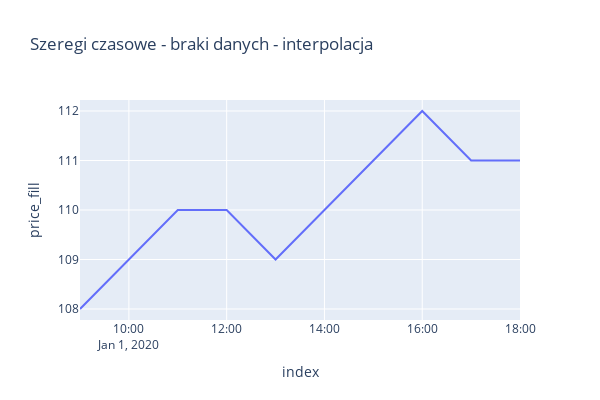

Source (notebook cell):
### Markdown cell above
Zastosowanie interpolacji

### Code cell
df_plotly = df.reset_index()
df_plotly['price_fill'] = df_plotly['price'].interpolate()
px.line(df_plotly, 'index', 'price_fill', width=600, height=400, 
        title='Szeregi czasowe - braki danych - interpolacja')

### Figure 1 — Plotly figure (JSON) as saved in the notebook; plotly's stock layout.template omitted (floating-point values rounded to 4 significant figures)
{"data": [{"hovertemplate": "index=%{x}<br>price_fill=%{y}<extra></extra>", "legendgroup": "", "line": {"color": "#636efa", "dash": "solid"}, "marker": {"symbol": "circle"}, "mode": "lines", "name": "", "orientation": "v", "showlegend": false, "type": "scatter", "x": ["2020-01-01T09:00:00.000000000", "2020-01-01T10:00:00.000000000", "2020-01-01T11:00:00.000000000", "2020-01-01T12:00:00.000000000", "2020-01-01T13:00:00.000000000", "2020-01-01T14:00:00.000000000", "2020-01-01T15:00:00.000000000", "2020-01-01T16:00:00.000000000", "2020-01-01T17:00:00.000000000", "2020-01-01T18:00:00.000000000"], "xaxis": "x", "y": [108.0, 109.0, 110.0, 110.0, 109.0, 110.0, 111.0, 112.0, 111.0, 111.0], "yaxis": "y"}], "layout": {"height": 400, "legend": {"tracegroupgap": 0}, "title": {"text": "Szeregi czasowe - braki danych - interpolacja"}, "width": 600, "xaxis": {"anchor": "y", "domain": [0, 1], "title": {"text": "index"}}, "yaxis": {"anchor": "x", "domain": [0, 1], "title": {"text": "price_fill"}}}}
